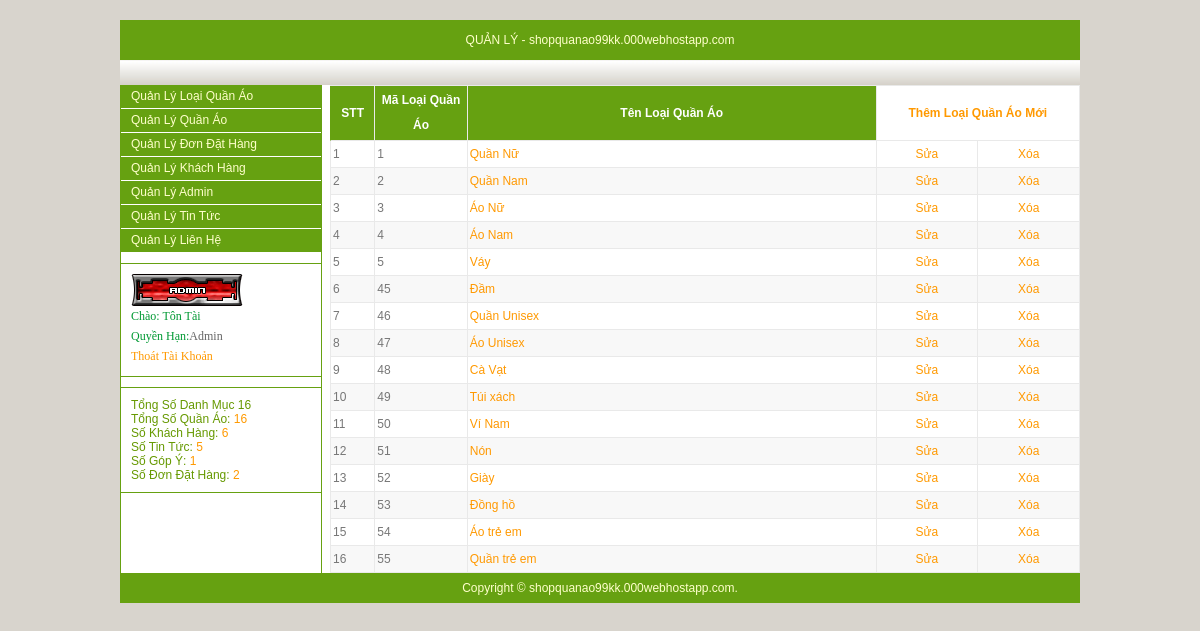
/adm/index.php (signed in), run on the app's committed database.
### tables this page shows
CREATE TABLE `loai_hang` (
  `ma_loai` int(11) NOT NULL,
  `ten_loai` varchar(40) NOT NULL
);

### adm/loaiqua/loaiqua.php (the view, shortened to what this page needs)
<?php
	$strSQL="SELECT * FROM loai_hang";
	$loai_qua=mysqli_query($ung,$strSQL);
?>
<table width="750" cellpadding="2" cellspacing="0" border="0" class="admintable" style="border-right:#E9E9E9 1px solid; border-top:#E9E9E9 1px solid;" align="right">
	<tr>
		<th width="40" align="center" style="border-left:#66A111 solid 1px;">
			STT
		</th>
		<th width="90" align="center">
			Mã Loại Quần Áo
		</th>
		<th width="420">
			Tên Loại Quần Áo
		</th>
		<th width="200" colspan="2" style="background:#FFFFFF;" align="center">
			<a href="#" onclick="goithem_sua('themloaiqua')">Thêm Loại Quần Áo Mới</a>
		</th>
	</tr>
	<?php $i=0; ?>
		<?php while($row=mysqli_fetch_array($loai_qua)) { $i+=1; ?>
	<tr>
	<?php
			if($i%2==0)
				$mausac="style='background:#F8F8F8;'";
			 else
			 	$mausac="style='background:#FFFFFF;'";
	?>
		<td <?php echo $mausac; ?> >
			<?php echo $i; ?>
		</td>
		<td <?php echo $mausac; ?> >
			<?php echo $row['ma_loai']; ?>
		</td>
		<td <?php echo $mausac; ?> >
			<a href="#" onclick="goithem_sua('sualoaiqua',<?php echo $row['ma_loai']; ?>)"><?php echo $row['ten_loai']; ?></a>
		</td>
		<td width="100" align="center" <?php echo $mausac; ?>>
			<a href="#" onclick="goithem_sua('sualoaiqua',<?php echo $row['ma_loai']; ?>)">Sửa</a>
		</td>
		<td width="100" align="center" <?php echo $mausac; ?>>
			<a href="#" onclick="xoa_loaiqua(<?php echo $row['ma_loai']; ?>)">Xóa</a>
		</td>
	</tr>
		<?php } ?>
</table>

### adm/admstyle.css (style rules this page uses)
Body { background:#D8D4CD url(../images/bg.jpg) no-repeat fixed; color:#888888; font-family:Arial, Helvetica, sans-serif; font-size:12px; margin-bottom:0px; margin-top:0px; margin-left:0px; margin-right:0px; }
a:link { color:#FF9900; text-decoration:none; }
.admintable { border:1px; }
.admintable TD { background:#FFFFFF; border-left:#E9E9E9 1px solid; border-bottom:#E9E9E9 1px solid; line-height:22px; color:#777777; }
.admintable TH { background:#66A111; color:#FFFFFF; line-height:25px; border-left:#E9E9E9 1px solid; border-bottom:#E9E9E9 1px solid; }

### data on the page
loai_hang: ma_loai "1", ten_loai "Quần Nữ"
loai_hang: ma_loai "2", ten_loai "Quần Nam"
loai_hang: ma_loai "3", ten_loai "Áo Nữ"
loai_hang: ma_loai "4", ten_loai "Áo Nam"
loai_hang: ma_loai "5", ten_loai "Váy"
loai_hang: ma_loai "45", ten_loai "Đầm"
loai_hang: ma_loai "46", ten_loai "Quần Unisex"
loai_hang: ma_loai "47", ten_loai "Áo Unisex"
loai_hang: ma_loai "48", ten_loai "Cà Vạt"
loai_hang: ma_loai "49", ten_loai "Túi xách"
loai_hang: ma_loai "50", ten_loai "Ví Nam"
loai_hang: ma_loai "51", ten_loai "Nón"
loai_hang: ma_loai "52", ten_loai "Giày"
loai_hang: ma_loai "53", ten_loai "Đồng hồ"
loai_hang: ma_loai "54", ten_loai "Áo trẻ em"
loai_hang: ma_loai "55", ten_loai "Quần trẻ em"

### other printed values
$_SESSION['hovatenad'] "Tôn Tài"
$soloaiqua "16"
$soqua "16"
$khachhang "6"
$tintuc "5"
$lienhe "1"
$dondathang "2"
